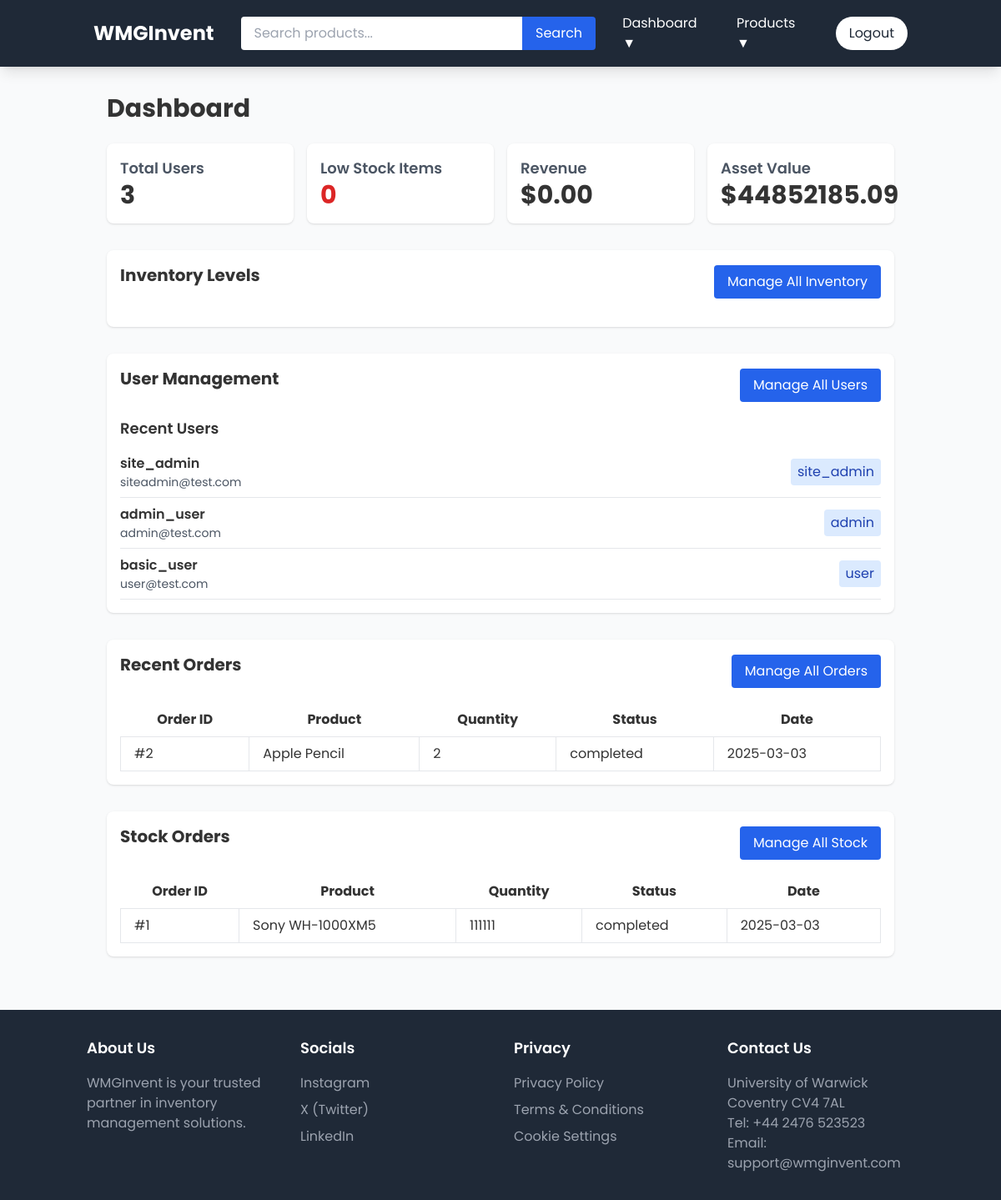
Before: /dashboard (signed in) with the older database file.
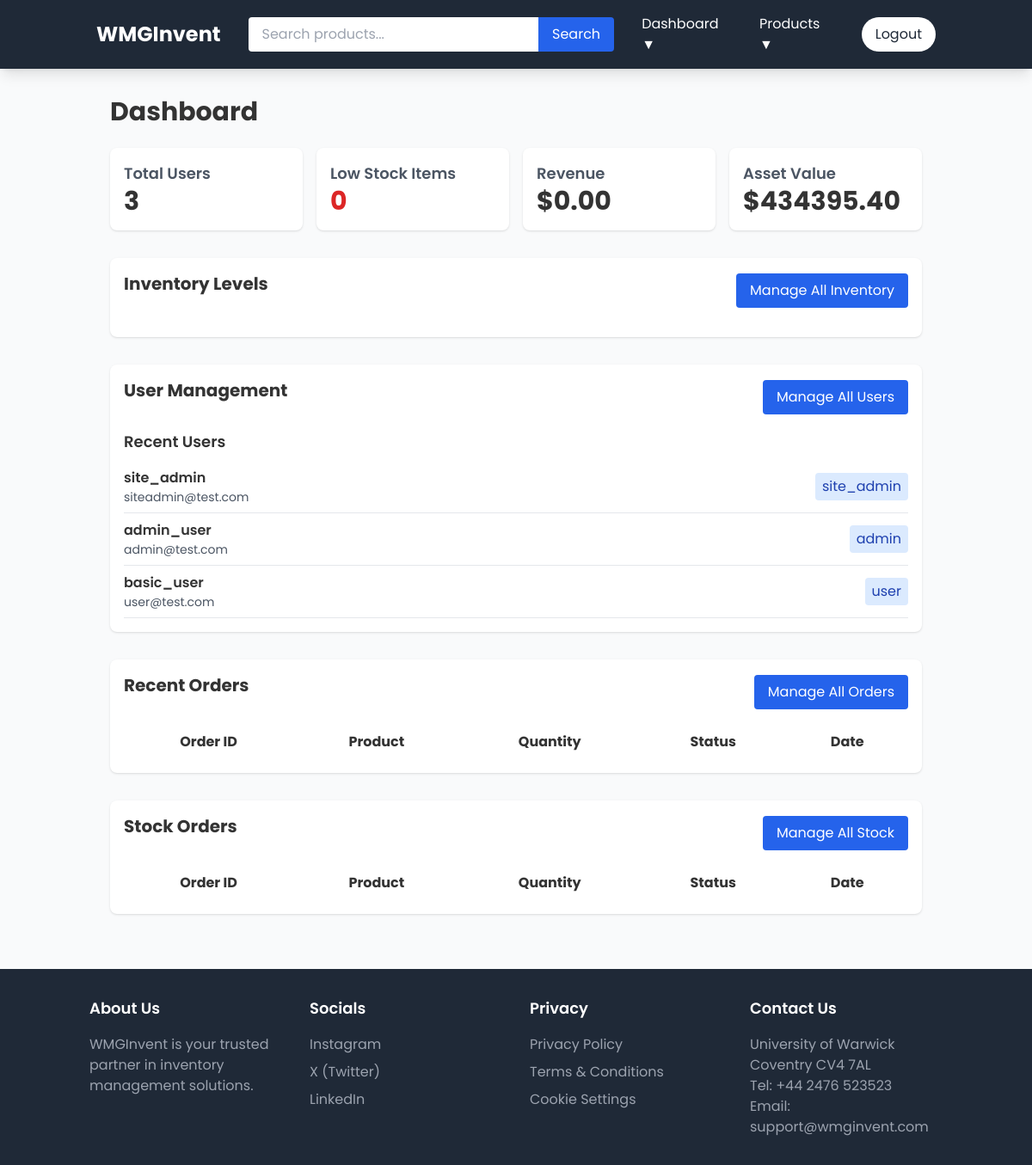
After: the same page with the newer database file.
### app/models/user.py (models this page shows, shortened)
class User(UserMixin, db.Model):
    id = db.Column(db.Integer, primary_key=True)
    username = db.Column(db.String(64), unique=True, nullable=False)  # Unique username for login
    email = db.Column(db.String(120), unique=True, nullable=False)    # Unique email for contact
    password_hash = db.Column(db.String(128))                         # Securely stored password hash
    role = db.Column(db.String(20), nullable=False, default='user')   # Role-based access control
    def can_manage_stock(self):
        return self.role in ['admin', 'site_admin']
    def can_manage_users(self):
        return self.role == 'site_admin'

### app/models/order.py (models this page shows, shortened)
class Order(db.Model):
    id = db.Column(db.Integer, primary_key=True)
    user_id = db.Column(db.Integer, db.ForeignKey('user.id'), nullable=False)      # Customer who placed the order
    product_id = db.Column(db.Integer, db.ForeignKey('product.id'), nullable=False) # Product being ordered
    quantity = db.Column(db.Integer, nullable=False)                               # Quantity ordered
    status = db.Column(db.String(20), default='pending')  # pending, approved, completed, cancelled
    created_at = db.Column(db.DateTime, default=datetime.utcnow)                   # When order was placed
    updated_at = db.Column(db.DateTime, default=datetime.utcnow, onupdate=datetime.utcnow) # Last status update
    user = db.relationship('User', backref='orders')      # Access orders via user.orders
    product = db.relationship('Product', backref='orders') # Access orders via product.orders

### app/models/product.py (models this page shows, shortened)
class Product(db.Model):
    id = db.Column(db.Integer, primary_key=True)
    name = db.Column(db.String(128), nullable=False)                     # Product name (required)
    description = db.Column(db.Text)                                     # Product description
    price = db.Column(db.Float, nullable=False)                          # Product price (required)
    stock_level = db.Column(db.Integer, default=0)                       # Current inventory count
    min_stock_level = db.Column(db.Integer, default=10)                  # Threshold for reordering
    category_id = db.Column(db.Integer, db.ForeignKey('category.id'), nullable=False)  # Product category
    image_url = db.Column(db.String(512))                                # For storing direct image URLs
    created_at = db.Column(db.DateTime, default=datetime.utcnow)         # Creation timestamp
    updated_at = db.Column(db.DateTime, default=datetime.utcnow, onupdate=datetime.utcnow)  # Last update

### app/models/stock_order.py (models this page shows)
class StockOrder(db.Model):
    id = db.Column(db.Integer, primary_key=True)
    product_id = db.Column(db.Integer, db.ForeignKey('product.id'), nullable=False)
    quantity = db.Column(db.Integer, nullable=False)
    status = db.Column(db.String(20), default='pending')  # pending, approved, completed, cancelled
    created_at = db.Column(db.DateTime, default=datetime.utcnow)
    updated_at = db.Column(db.DateTime, default=datetime.utcnow, onupdate=datetime.utcnow)
    product = db.relationship('Product', backref='stock_orders')

### app/routes/main.py (the view)
@bp.route('/dashboard')
@login_required
def dashboard():
    user_orders = Order.query.filter_by(user_id=current_user.id).order_by(Order.created_at.desc()).limit(10).all()
    stock_orders = StockOrder.query.order_by(StockOrder.created_at.desc()).limit(10).all()
    if current_user.can_manage_stock():
        total_products = Product.query.count()
        low_stock_products = Product.query.filter(Product.stock_level <= Product.min_stock_level).all()
        low_stock_count = len(low_stock_products)
        category_count = Category.query.count()
        total_value = sum(p.price * p.stock_level for p in Product.query.all())
        revenue = sum(o.total_price for o in Order.query.filter_by(status='Completed').all())
        products = Product.query.all()
        chart_data = {
            'data': [{
                'type': 'bar',
                'x': [p.name for p in products],
                'y': [p.stock_level for p in products],
                'name': 'Current Stock'
            }, {
                'type': 'bar',
                'x': [p.name for p in products],
                'y': [p.min_stock_level for p in products],
                'name': 'Minimum Stock'
            }],
            'layout': {
                'title': 'Stock Levels by Product',
                'barmode': 'group'
            }
        }
        chart_json = json.dumps(chart_data)
    else:
        total_products = low_stock_count = category_count = total_value = revenue = None
        chart_json = None
    if current_user.can_manage_users():
        total_users = User.query.count()
        recent_users = User.query.order_by(User.id.desc()).limit(5).all()
    else:
        total_users = recent_users = None
    return render_template('main/dashboard.html',
                         user_orders=user_orders,
                         stock_orders=stock_orders,
                         total_products=total_products,
                         low_stock_count=low_stock_count,
                         category_count=category_count,
                         total_value=total_value,
                         revenue=revenue,
                         chart_json=chart_json,
                         total_users=total_users,
                         recent_users=recent_users)

### app/templates/main/dashboard.html (shortened to what this page needs)
{% extends "base.html" %}
{% block content %}
<div class="container mx-auto px-4">
    <h1 class="text-3xl font-bold mb-6">Dashboard</h1>
    {% if current_user.can_manage_stock() %}
    <div class="grid grid-cols-1 md:grid-cols-4 gap-4 mb-8">
        <button onclick="toggleGraph('totalUsers')" class="bg-white p-4 rounded-lg shadow hover:bg-gray-50 transition-colors text-left">
            <h3 class="text-lg font-semibold text-gray-600">Total Users</h3>
            <p class="text-3xl font-bold">{{ total_users }}</p>
        </button>
        <button onclick="toggleGraph('lowStockItems')" class="bg-white p-4 rounded-lg shadow hover:bg-gray-50 transition-colors text-left">
            <h3 class="text-lg font-semibold text-gray-600">Low Stock Items</h3>
            <p class="text-3xl font-bold text-red-600">{{ low_stock_count }}</p>
        </button>
        <button onclick="toggleGraph('revenue')" class="bg-white p-4 rounded-lg shadow hover:bg-gray-50 transition-colors text-left">
            <h3 class="text-lg font-semibold text-gray-600">Revenue</h3>
            <p class="text-3xl font-bold">${{ "%.2f"|format(revenue) }}</p>
        </button>
        <button onclick="toggleGraph('assetValue')" class="bg-white p-4 rounded-lg shadow hover:bg-gray-50 transition-colors text-left">
            <h3 class="text-lg font-semibold text-gray-600">Asset Value</h3>
            <p class="text-3xl font-bold">${{ "%.2f"|format(total_value) }}</p>
        </button>
    </div>
    {% endif %}
    {% if current_user.can_manage_stock() %}
    <div class="bg-white p-4 rounded-lg shadow mb-8">
        <div class="flex items-center justify-between mb-4">
            <h2 class="text-xl font-bold mb-4">Inventory Levels</h2>
            <a href="{{ url_for('admin.inventory') }}"
               class="px-4 py-2 bg-blue-600 text-white rounded hover:bg-blue-700 transition-colors">
                Manage All Inventory
            </a>
        </div>
    </div>
    {% endif %}
    {% if current_user.can_manage_users() %}
    <div class="bg-white p-4 rounded-lg shadow mb-8">
        <div class="flex items-center justify-between mb-4">
            <h2 class="text-xl font-bold mb-4">User Management</h2>
            <a href="{{ url_for('admin.users') }}"
               class="px-4 py-2 bg-blue-600 text-white rounded hover:bg-blue-700 transition-colors">
                Manage All Users
            </a>
        </div>
        <div>
            <h3 class="text-lg font-semibold mb-4">Recent Users</h3>
            <div class="space-y-2">
                {% for user in recent_users[:5] %}
                <div class="flex justify-between items-center border-b pb-2">
                    <div>
                        <p class="font-semibold">{{ user.username }}</p>
                        <p class="text-sm text-gray-600">{{ user.email }}</p>
                    </div>
                    <span class="px-2 py-1 rounded bg-blue-100 text-blue-800">{{ user.role }}</span>
                </div>
                {% endfor %}
            </div>
        </div>
    </div>
    {% endif %}
    <div class="bg-white p-4 rounded-lg shadow mb-8">
        <div class="flex items-center justify-between mb-4">
            <h2 class="text-xl font-bold mb-4">Recent Orders</h2>
            <a href="{{ url_for('admin.orders') }}"
               class="px-4 py-2 bg-blue-600 text-white rounded hover:bg-blue-700 transition-colors">
                Manage All Orders
            </a>
        </div>
        <div class="overflow-x-auto">
            <table class="min-w-full">
                <thead>
                    <tr>
                        <th class="px-4 py-2">Order ID</th>
                        <th class="px-4 py-2">Product</th>
                        <th class="px-4 py-2">Quantity</th>
                        <th class="px-4 py-2">Status</th>
                        <th class="px-4 py-2">Date</th>
                    </tr>
                </thead>
                <tbody>
                    {% for order in user_orders[:5] %}
                    <tr>
                        <td class="border px-4 py-2">#{{ order.id }}</td>
                        <td class="border px-4 py-2">{{ order.product.name }}</td>
                        <td class="border px-4 py-2">{{ order.quantity }}</td>
                        <td class="border px-4 py-2">{{ order.status }}</td>
                        <td class="border px-4 py-2">{{ order.created_at.strftime('%Y-%m-%d') }}</td>
                    </tr>
                    {% endfor %}
                </tbody>
            </table>
        </div>
    </div>
    {% if current_user.can_manage_stock() %}
    <div class="bg-white p-4 rounded-lg shadow mb-8">
        <div class="flex items-center justify-between mb-4">
            <h2 class="text-xl font-bold mb-4">Stock Orders</h2>
            <a href="{{ url_for('admin.stock_orders') }}"
               class="px-4 py-2 bg-blue-600 text-white rounded hover:bg-blue-700 transition-colors">
                Manage All Stock
            </a>
        </div>
        <div class="overflow-x-auto">
            <table class="min-w-full">
                <thead>
                    <tr>
                        <th class="px-4 py-2">Order ID</th>
                        <th class="px-4 py-2">Product</th>
                        <th class="px-4 py-2">Quantity</th>
                        <th class="px-4 py-2">Status</th>
                        <th class="px-4 py-2">Date</th>
                    </tr>
                </thead>
                <tbody>
                    {% for stock_order in stock_orders[:5] %}
                    <tr>
                        <td class="border px-4 py-2">#{{ stock_order.id }}</td>
                        <td class="border px-4 py-2">{{ stock_order.product.name }}</td>
                        <td class="border px-4 py-2">{{ stock_order.quantity }}</td>
                        <td class="border px-4 py-2">{{ stock_order.status }}</td>
                        <td class="border px-4 py-2">{{ stock_order.created_at.strftime('%Y-%m-%d') }}</td>
                    </tr>
                    {% endfor %}
                </tbody>
            </table>
        </div>
    </div>
    {% endif %}
</div>
{% endblock %}

### app/templates/base.html (shortened to what this page needs)
<!DOCTYPE html>
<html lang="en">
<head>
    <link rel="stylesheet" href="{{ url_for('static', filename='css/style.css') }}">
    <script src="https://cdn.tailwindcss.com"></script>
</head>
<body class="font-[Poppins] bg-gray-50 flex flex-col min-h-screen">
    <header class="bg-gray-800 shadow-lg">
        <nav class="container mx-auto px-6 py-4">
            <div class="flex items-center justify-between">
                <div class="flex items-center">
                    <a href="{{ url_for('main.index') }}" class="text-2xl font-bold text-white">
                        WMGInvent
                    </a>
                </div>
                <div class="flex-grow mx-8">
                    <form action="{{ url_for('products.index') }}" method="GET" class="flex items-center">
                        <input type="text" name="q" placeholder="Search products..."
                               class="w-full px-4 py-2 rounded-l focus:outline-none focus:ring-2 focus:ring-blue-500">
                        <button type="submit"
                                class="px-4 py-2 bg-blue-600 text-white rounded-r hover:bg-blue-700 focus:outline-none focus:ring-2 focus:ring-blue-500">
                            Search
                        </button>
                    </form>
                </div>
                <div class="hidden md:flex items-center space-x-8">
                    {% if current_user.is_authenticated %}
                        <div class="relative group" onmouseenter="showDashboardDropdown()" onmouseleave="hideDashboardDropdown()">
                            <a href="{{ url_for('main.dashboard') }}" class="text-white hover:text-gray-300 transition-colors">
                                Dashboard ▼
                            </a>
                        </div>
                        <div class="relative group" onmouseenter="showDropdown()" onmouseleave="hideDropdown()">
                            <a href="{{ url_for('products.index') }}" class="text-white hover:text-gray-300 transition-colors">
                                Products ▼
                            </a>
                        </div>
                        <a href="{{ url_for('auth.logout') }}" class="bg-white text-gray-800 px-4 py-2 rounded-full hover:bg-gray-50 transition-colors">
                            Logout
                        </a>
                    {% endif %}
                </div>
            </div>
        </nav>
    </header>
    <main class="container mx-auto px-6 py-8 flex-grow">
        {% block content %}{% endblock %}
    </main>
    <footer class="bg-gray-800 text-white py-8 mt-auto">
        <div class="container mx-auto px-4">
            <div class="grid grid-cols-1 md:grid-cols-4 gap-8">
                <div>
                    <h3 class="text-lg font-semibold mb-4">About Us</h3>
                    <p class="text-gray-400">WMGInvent is your trusted partner in inventory management solutions.</p>
                </div>
                <div>
                    <h3 class="text-lg font-semibold mb-4">Socials</h3>
                    <ul class="space-y-2">
                        <li><a href="https://instagram.com" class="text-gray-400 hover:text-white">Instagram</a></li>
                        <li><a href="https://twitter.com" class="text-gray-400 hover:text-white">X (Twitter)</a></li>
                        <li><a href="https://linkedin.com" class="text-gray-400 hover:text-white">LinkedIn</a></li>
                    </ul>
                </div>
                <div>
                    <h3 class="text-lg font-semibold mb-4">Privacy</h3>
                    <ul class="space-y-2">
                        <li><a href="#" class="text-gray-400 hover:text-white">Privacy Policy</a></li>
                        <li><a href="#" class="text-gray-400 hover:text-white">Terms & Conditions</a></li>
                        <li><a href="#" class="text-gray-400 hover:text-white">Cookie Settings</a></li>
                    </ul>
                </div>
                <div>
                    <h3 class="text-lg font-semibold mb-4">Contact Us</h3>
                    <p class="text-gray-400">
                        University of Warwick<br>
                        Coventry CV4 7AL<br>
                        Tel: +44 2476 523523<br>
                        Email: support@wmginvent.com
                    </p>
                </div>
            </div>
        </div>
    </footer>
</body>
</html>

Changed rows visible on the page:
removed Order: id "2", product.name "Apple Pencil", quantity "2", status "completed", created_at "2025-03-03"
removed StockOrder: id "1", product.name "Sony WH-1000XM5", quantity "111111", status "completed", created_at "2025-03-03"
Other visible differences:
{{ "%.2f"|format(total_value) }}: "44852185.09" → "434395.40"
